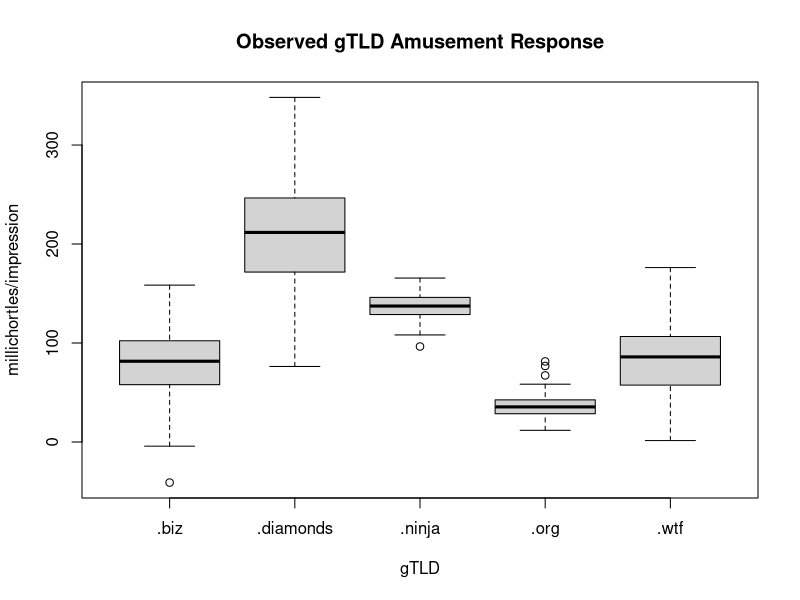

Write R code to recreate this figure.
tlds <- c('.biz', '.org', '.wtf', '.diamonds', '.ninja')
means <- c(78,  37,      86,     214,         135)
stds <- c( 32,  14,      37,     64,          14)
n <- 87

id = c()
x = c()
df = data.frame(id, x)
for (i in 1:length(tlds)) {
  x <- rnorm(n = n, mean=means[i], sd=stds[i])
  id <- rep(tlds[i], n)
  df <- rbind(df, data.frame(id, x))
}

filename <- 'gtld_humor_response.png'
png(filename = filename, width = 800, height = 600, units = "px")
boxplot(x~id, data = df, main = "Observed gTLD Amusement Response",
        xlab = "gTLD", ylab = "millichortles/impression",
        res = 300)
dev.off()